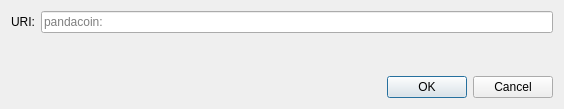
<?xml version="1.0" encoding="UTF-8"?>
<ui version="4.0">
 <class>OpenURIDialog</class>
 <widget class="QDialog" name="OpenURIDialog">
  <property name="geometry">
   <rect>
    <x>0</x>
    <y>0</y>
    <width>564</width>
    <height>109</height>
   </rect>
  </property>
  <property name="windowTitle">
   <string>Open pandacoin URI</string>
  </property>
  <layout class="QVBoxLayout" name="verticalLayout">
   <item>
    <layout class="QHBoxLayout" name="horizontalLayout">
     <item>
      <widget class="QLabel" name="label">
       <property name="text">
        <string>URI:</string>
       </property>
      </widget>
     </item>
     <item>
      <widget class="QValidatedLineEdit" name="uriEdit">
       <property name="placeholderText">
        <string notr="true">pandacoin:</string>
       </property>
      </widget>
     </item>
    </layout>
   </item>
   <item>
    <spacer name="verticalSpacer">
     <property name="orientation">
      <enum>Qt::Vertical</enum>
     </property>
     <property name="sizeHint" stdset="0">
      <size>
       <width>20</width>
       <height>40</height>
      </size>
     </property>
    </spacer>
   </item>
   <item>
    <widget class="QDialogButtonBox" name="buttonBox">
     <property name="orientation">
      <enum>Qt::Horizontal</enum>
     </property>
     <property name="standardButtons">
      <set>QDialogButtonBox::Cancel|QDialogButtonBox::Ok</set>
     </property>
    </widget>
   </item>
  </layout>
 </widget>
 <customwidgets>
  <customwidget>
   <class>QValidatedLineEdit</class>
   <extends>QLineEdit</extends>
   <header>qt/qvalidatedlineedit.h</header>
  </customwidget>
 </customwidgets>
 <resources/>
 <connections>
  <connection>
   <sender>buttonBox</sender>
   <signal>accepted()</signal>
   <receiver>OpenURIDialog</receiver>
   <slot>accept()</slot>
   <hints>
    <hint type="sourcelabel">
     <x>248</x>
     <y>254</y>
    </hint>
    <hint type="destinationlabel">
     <x>157</x>
     <y>274</y>
    </hint>
   </hints>
  </connection>
  <connection>
   <sender>buttonBox</sender>
   <signal>rejected()</signal>
   <receiver>OpenURIDialog</receiver>
   <slot>reject()</slot>
   <hints>
    <hint type="sourcelabel">
     <x>316</x>
     <y>260</y>
    </hint>
    <hint type="destinationlabel">
     <x>286</x>
     <y>274</y>
    </hint>
   </hints>
  </connection>
 </connections>
</ui>
